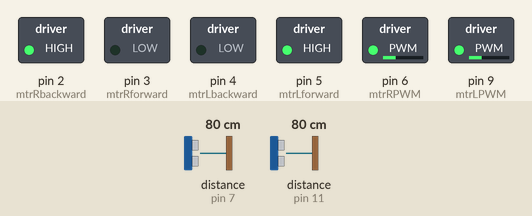
Bench run of a sketch on a simulated Arduino Uno, built with avr-gcc and run on an emulated ATmega328P. Shown: switched loads named in the sketch (green lamp = pin HIGH). Wiring (inferred from the names in the program): 2 × ultrasonic range finder: trigger pin 8, echo pin 7 / trigger pin 10, echo pin 11. Dashed ring = blinking. The test bench sets the inputs (shaded band); at power-on: distance to the obstacle (sensors on pin 11, pin 7) 80 cm. The echo pulse lasts 58.3 µs per cm; pins used as bus, display or sensor lines are not drawn.

Above: at 1.2 s.
1.3 s: distance to the obstacle (sensor on pin 11) set to 18 cm
4.3 s: distance to the obstacle (sensor on pin 11) set to 15 cm
At 5.2 s:
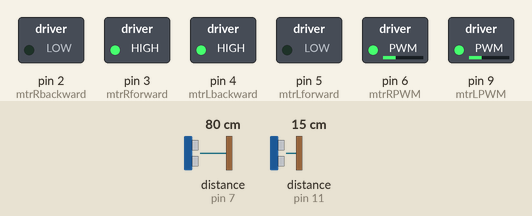
Timing chart, 0 to 13.3 s (numbered marks = the images above; inputs shaded):
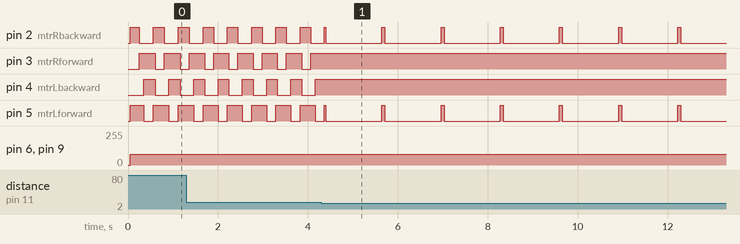

Measured:
- the behaviour switches between 17 and 16 cm on distance to the obstacle (sensor on pin 11) (found by bisection; images 0 and 1)
- after the input at 4.3 s, pin 2 (mtrRbackward), pin 5 (mtrLforward): alternates HIGH for 0.07 s and LOW for 1.3 s, starting after 0.10 s; pin 3 (mtrRforward), pin 4 (mtrLbackward): stops changing and stays HIGH
- by itself, pin 2 (mtrRbackward): alternates HIGH for 0.23 s and LOW for 0.31 s
- by itself, pin 3 (mtrRforward): alternates HIGH for 0.34 s and LOW for 0.20 s
- by itself, pin 4 (mtrLbackward): alternates HIGH for 0.24 s and LOW for 0.30 s
- by itself, pin 5 (mtrLforward): alternates HIGH for 0.33 s and LOW for 0.21 s

The sketch:

obstacleavoidingvehicle.ino
```cpp
// pins apo ais8hthres

const int trigPinF = 10; //front sensor trigger
const int echoPinF = 11; //front sensor reciever
const int trigPinR = 8;  //right sensor trigger
const int echoPinR = 7;  //right sensor reciever
const int trigPinL = 13; //left sensor trigger
const int echoPinL = 12; //left sensor reciever


//pins apo motors
const int mtrRbackward = 2;  //Right motor backward
const int mtrRforward = 3;  //Right motor forward
const int mtrRPWM = 6;      //speed pwm Right motor
const int mtrLbackward = 4;  //left motor backward
const int mtrLforward = 5;  //left motor  forward
const int mtrLPWM = 9 ;    //speed pwm left motor

// defines variables
long duration;
int distance;
bool CH = false;

void setup() {
  pinMode(mtrRbackward, OUTPUT);
  pinMode(mtrRforward, OUTPUT);
  pinMode(mtrRPWM, OUTPUT);
  pinMode(mtrLbackward, OUTPUT);
  pinMode(mtrLforward, OUTPUT);
  pinMode(mtrLPWM, OUTPUT);

  pinMode(trigPinF, OUTPUT);                // Sets the trigPin as an Output
  pinMode(echoPinF, INPUT);                 // Sets the echoPin as an Input
  pinMode(trigPinR, OUTPUT);                // Sets the trigPin as an Output
  pinMode(echoPinR, INPUT);                 // Sets the echoPin as an Input
  pinMode(trigPinL, OUTPUT);                 // Sets the trigPin as an Output
  pinMode(echoPinL, INPUT);                 // Sets the echoPin as an Input

  Serial.begin(9600);                       // Starts the serial communication
}


// Create motor functions

void motorsRforward() {

  digitalWrite (mtrRbackward, LOW);
  digitalWrite (mtrRforward, HIGH);
  analogWrite(mtrRPWM, 80);

}

void motorsLforward() {

  digitalWrite (mtrLbackward, LOW);
  digitalWrite (mtrLforward, HIGH);
  analogWrite(mtrLPWM, 80);
}


void motorsRbackward() {

  digitalWrite (mtrRbackward, HIGH);
  digitalWrite (mtrRforward, LOW);
  analogWrite(mtrRPWM, 80);

}


void motorsLbackward() {

  digitalWrite (mtrLbackward, HIGH);
  digitalWrite (mtrLforward, LOW);
  analogWrite(mtrLPWM, 80);

}

void motorsRstop() {

  digitalWrite (mtrRbackward, HIGH);
  digitalWrite (mtrRforward, HIGH);

}


void motorsLstop() {

  digitalWrite (mtrLbackward, HIGH);
  digitalWrite (mtrLforward, HIGH);

}


// Setup movement functions


void right (int duration) {

  motorsRbackward();

  motorsLforward();

  delay (duration);

}


void left (int duration) {

  motorsRforward();

  motorsLbackward();

  delay (duration);

}


void breakRobot()  {

  motorsRstop();

  motorsLstop();

  // delay (duration);

}


// Setup Ultrasonic Sensor distance measuring


//Brosta ais8hthras

int distanceFS() {

  int duration, distanceF;
  digitalWrite(trigPinF, LOW);
  delayMicroseconds(2);
  digitalWrite(trigPinF, HIGH);

  delayMicroseconds(10);

  digitalWrite(trigPinF, LOW);

  duration = pulseIn(echoPinF, HIGH);
  if (duration > 400) {
    distanceF = duration * 0.034 / 2;

    return distanceF;
  }
}


//de3ios ais8hthras

int distanceRS() {

  int duration, distanceR;
  digitalWrite(trigPinR, LOW);
  delayMicroseconds(2);

  digitalWrite(trigPinR, HIGH);

  delayMicroseconds(10);

  digitalWrite(trigPinR, LOW);

  duration = pulseIn(echoPinR, HIGH);
  if (duration > 400) {
    distanceR = duration * 0.034 / 2;
    // Serial.print("Duration...   ");
    //Serial.println(duration);

    return distanceR;
  }
}


//aristeros ais8hthras()

int distanceLS() {

  int duration, distanceL;

  digitalWrite(trigPinL, LOW);
  delayMicroseconds(2);
  digitalWrite(trigPinL, HIGH);

  delayMicroseconds(10);

  digitalWrite(trigPinL, LOW);

  duration = pulseIn(echoPinL, HIGH);
  if (duration > 400) {
    distanceL = duration * 0.034 / 2;

    return distanceL;
  }
}

int MOdistanceL() {                     //average of 10 reads
  int MOdistanceLS = 0;                 // error exclusion
  for (int i = 0; i < 5; i++) {
    int z = distanceLS();
    if (z > 800) {
      i = i - 1;
    }
    else
    { MOdistanceLS = MOdistanceLS + z;
    }
  }
  MOdistanceLS = MOdistanceLS / 5;
  return MOdistanceLS;
}


int MOdistanceR() {                   //10times average from right
  int MOdistanceRS = 0;
  for (int i = 0; i < 5; i++) {
    int z = distanceRS();
    if (z > 800) {
      i = i - 1;
    }
    else
    { MOdistanceRS = MOdistanceRS + z;
    }
  }
  MOdistanceRS = MOdistanceRS / 5;
  return MOdistanceRS;
}

int MOdistanceF() {                   //10 times average from front
  int MOdistanceFS = 0;
  for (int i = 0; i < 5; i++) {
    int z = distanceFS();
    if (z > 800) {
      i = i - 1;
    }
    else
    { MOdistanceFS = MOdistanceFS + z;
    }
  }
  MOdistanceFS = MOdistanceFS / 5;
  return MOdistanceFS;
}

void loop() {
  int x = 15;                          //distance from object
  int z = MOdistanceR();               //
  int y = MOdistanceF();
  int a = x - 2;
  int b = x + 2;
  //Serial.println(z);
  if (y > x) {                         // if the distance from the front is greater than x

    if (z > a and  z < b) {            // if distance from the from and right +-2
      motorsRforward();                // then move forward
      motorsLforward();
      delay(200);
      breakRobot();

    }
    else if (z >= b) {                 // if distance is greater
      if (CH == true) {
        //Serial.print(CH);
        right(200);
        motorsRforward();
        motorsLforward();
        delay(200);

      }
      else {
        right(200);                    // turn right
        motorsRforward();              // moveforward
        motorsLforward();
        delay(100);
        left(205);
        breakRobot();
      }
    }
    else if (z <= a ) {                //if distance is smaller
      left(200);                       // turn left
      motorsRforward();                // forward
      motorsLforward();
      delay(200);

      breakRobot();
      CH = false;

    }
  }
  else {                               // if the distance from the front is greater  than x
    breakRobot();                      //stop
    if (y <= x ) {                     //till you see the obstacle
      CH = true;
      left(1250);
      breakRobot();
      y = MOdistanceF();
      z = MOdistanceR();
    }
  }
}
```
